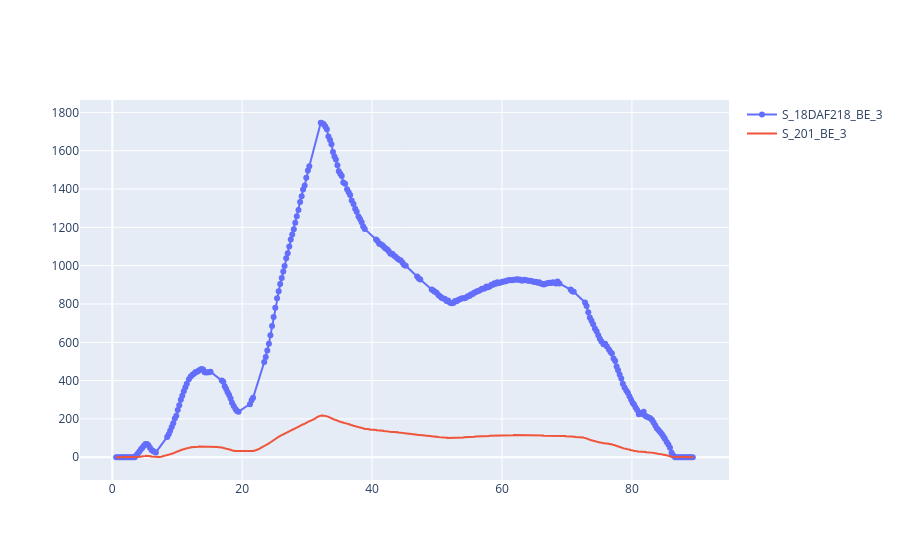

Notebook source saved alongside this figure:
### Code cell
f = decoder.plot_signals([signal_a,signal_b], return_fig=True,normalized=False)
f['data'][0]['mode'] = 'lines+markers'
f.show()

### Figure 1 — Plotly figure (JSON) as saved in the notebook; plotly's stock layout.template omitted (floating-point values rounded to 4 significant figures; data arrays with more than 128 entries replaced by an {"elided": "..."} marker saying what was removed)
{"data": [{"mode": "lines+markers", "name": "S_18DAF218_BE_3", "type": "scatter", "x": {"elided": "303 float values"}, "y": {"elided": "303 float values"}}, {"mode": "lines", "name": "S_201_BE_3", "type": "scatter", "x": {"elided": "4445 float values"}, "y": {"elided": "4445 float values"}}], "layout": {}}
